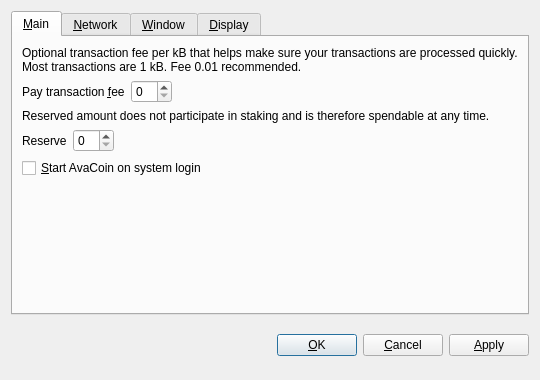
<?xml version="1.0" encoding="UTF-8"?>
<ui version="4.0">
 <class>OptionsDialog</class>
 <widget class="QDialog" name="OptionsDialog">
  <property name="geometry">
   <rect>
    <x>0</x>
    <y>0</y>
    <width>540</width>
    <height>380</height>
   </rect>
  </property>
  <property name="windowTitle">
   <string>Options</string>
  </property>
  <property name="modal">
   <bool>true</bool>
  </property>
  <layout class="QVBoxLayout" name="verticalLayout">
   <item>
    <widget class="QTabWidget" name="tabWidget">
     <property name="tabPosition">
      <enum>QTabWidget::North</enum>
     </property>
     <property name="currentIndex">
      <number>0</number>
     </property>
     <widget class="QWidget" name="tabMain">
      <attribute name="title">
       <string>&amp;Main</string>
      </attribute>
      <layout class="QVBoxLayout" name="verticalLayout_Main">
       <item>
        <widget class="QLabel" name="transactionFeeInfoLabel">
         <property name="text">
          <string>Optional transaction fee per kB that helps make sure your transactions are processed quickly. Most transactions are 1 kB. Fee 0.01 recommended.</string>
         </property>
         <property name="textFormat">
          <enum>Qt::PlainText</enum>
         </property>
         <property name="wordWrap">
          <bool>true</bool>
         </property>
        </widget>
       </item>
       <item>
        <layout class="QHBoxLayout" name="horizontalLayoutFee">
         <item>
          <widget class="QLabel" name="transactionFeeLabel">
           <property name="text">
            <string>Pay transaction &amp;fee</string>
           </property>
           <property name="textFormat">
            <enum>Qt::PlainText</enum>
           </property>
           <property name="buddy">
            <cstring>transactionFee</cstring>
           </property>
          </widget>
         </item>
         <item>
          <widget class="BitcoinAmountField" name="transactionFee"/>
         </item>
         <item>
          <spacer name="horizontalSpacerFee">
           <property name="orientation">
            <enum>Qt::Horizontal</enum>
           </property>
           <property name="sizeHint" stdset="0">
            <size>
             <width>40</width>
             <height>20</height>
            </size>
           </property>
          </spacer>
         </item>
        </layout>
       </item>
       <item>
        <widget class="QLabel" name="reserveBalanceInfoLabel">
         <property name="text">
          <string>Reserved amount does not participate in staking and is therefore spendable at any time.</string>
         </property>
         <property name="textFormat">
          <enum>Qt::PlainText</enum>
         </property>
         <property name="wordWrap">
          <bool>true</bool>
         </property>
        </widget>
       </item>
       <item>
        <layout class="QHBoxLayout" name="horizontalLayoutReserveBalance">
         <item>
          <widget class="QLabel" name="reserveBalanceLabel">
           <property name="text">
            <string>Reserve</string>
           </property>
           <property name="textFormat">
            <enum>Qt::PlainText</enum>
           </property>
           <property name="buddy">
            <cstring>reserveBalance</cstring>
           </property>
          </widget>
         </item>
         <item>
          <widget class="BitcoinAmountField" name="reserveBalance"/>
         </item>
         <item>
          <spacer name="horizontalSpacerReserveBalance">
           <property name="orientation">
            <enum>Qt::Horizontal</enum>
           </property>
           <property name="sizeHint" stdset="0">
            <size>
             <width>40</width>
             <height>20</height>
            </size>
           </property>
          </spacer>
         </item>
        </layout>
       </item>
       <item>
        <widget class="QCheckBox" name="bitcoinAtStartup">
         <property name="toolTip">
          <string>Automatically start AvaCoin after logging in to the system.</string>
         </property>
         <property name="text">
          <string>&amp;Start AvaCoin on system login</string>
         </property>
        </widget>
       </item>
       <item>
        <spacer name="verticalSpacer_Main">
         <property name="orientation">
          <enum>Qt::Vertical</enum>
         </property>
         <property name="sizeHint" stdset="0">
          <size>
           <width>20</width>
           <height>40</height>
          </size>
         </property>
        </spacer>
       </item>
      </layout>
     </widget>
     <widget class="QWidget" name="tabNetwork">
      <attribute name="title">
       <string>&amp;Network</string>
      </attribute>
      <layout class="QVBoxLayout" name="verticalLayout_Network">
       <item>
        <widget class="QCheckBox" name="mapPortUpnp">
         <property name="toolTip">
          <string>Automatically open the AvaCoin client port on the router. This only works when your router supports UPnP and it is enabled.</string>
         </property>
         <property name="text">
          <string>Map port using &amp;UPnP</string>
         </property>
        </widget>
       </item>
       <item>
        <widget class="QCheckBox" name="connectSocks">
         <property name="toolTip">
          <string>Connect to the AvaCoin network through a SOCKS proxy (e.g. when connecting through Tor).</string>
         </property>
         <property name="text">
          <string>&amp;Connect through SOCKS proxy:</string>
         </property>
        </widget>
       </item>
       <item>
        <layout class="QHBoxLayout" name="horizontalLayout_Network">
         <item>
          <widget class="QLabel" name="proxyIpLabel">
           <property name="text">
            <string>Proxy &amp;IP:</string>
           </property>
           <property name="textFormat">
            <enum>Qt::PlainText</enum>
           </property>
           <property name="buddy">
            <cstring>proxyIp</cstring>
           </property>
          </widget>
         </item>
         <item>
          <widget class="QValidatedLineEdit" name="proxyIp">
           <property name="maximumSize">
            <size>
             <width>140</width>
             <height>16777215</height>
            </size>
           </property>
           <property name="toolTip">
            <string>IP address of the proxy (e.g. 127.0.0.1)</string>
           </property>
          </widget>
         </item>
         <item>
          <widget class="QLabel" name="proxyPortLabel">
           <property name="text">
            <string>&amp;Port:</string>
           </property>
           <property name="textFormat">
            <enum>Qt::PlainText</enum>
           </property>
           <property name="buddy">
            <cstring>proxyPort</cstring>
           </property>
          </widget>
         </item>
         <item>
          <widget class="QLineEdit" name="proxyPort">
           <property name="maximumSize">
            <size>
             <width>55</width>
             <height>16777215</height>
            </size>
           </property>
           <property name="toolTip">
            <string>Port of the proxy (e.g. 9050)</string>
           </property>
          </widget>
         </item>
         <item>
          <widget class="QLabel" name="socksVersionLabel">
           <property name="text">
            <string>SOCKS &amp;Version:</string>
           </property>
           <property name="textFormat">
            <enum>Qt::PlainText</enum>
           </property>
           <property name="buddy">
            <cstring>socksVersion</cstring>
           </property>
          </widget>
         </item>
         <item>
          <widget class="QValueComboBox" name="socksVersion">
           <property name="toolTip">
            <string>SOCKS version of the proxy (e.g. 5)</string>
           </property>
          </widget>
         </item>
         <item>
          <spacer name="horizontalSpacer_Network">
           <property name="orientation">
            <enum>Qt::Horizontal</enum>
           </property>
           <property name="sizeHint" stdset="0">
            <size>
             <width>40</width>
             <height>20</height>
            </size>
           </property>
          </spacer>
         </item>
        </layout>
       </item>
       <item>
        <spacer name="verticalSpacer_Network">
         <property name="orientation">
          <enum>Qt::Vertical</enum>
         </property>
         <property name="sizeHint" stdset="0">
          <size>
           <width>20</width>
           <height>40</height>
          </size>
         </property>
        </spacer>
       </item>
      </layout>
     </widget>
     <widget class="QWidget" name="tabWindow">
      <attribute name="title">
       <string>&amp;Window</string>
      </attribute>
      <layout class="QVBoxLayout" name="verticalLayout_Window">
       <item>
        <widget class="QCheckBox" name="minimizeToTray">
         <property name="toolTip">
          <string>Show only a tray icon after minimizing the window.</string>
         </property>
         <property name="text">
          <string>&amp;Minimize to the tray instead of the taskbar</string>
         </property>
        </widget>
       </item>
       <item>
        <widget class="QCheckBox" name="minimizeOnClose">
         <property name="toolTip">
          <string>Minimize instead of exit the application when the window is closed. When this option is enabled, the application will be closed only after selecting Quit in the menu.</string>
         </property>
         <property name="text">
          <string>M&amp;inimize on close</string>
         </property>
        </widget>
       </item>
       <item>
        <spacer name="verticalSpacer_Window">
         <property name="orientation">
          <enum>Qt::Vertical</enum>
         </property>
         <property name="sizeHint" stdset="0">
          <size>
           <width>20</width>
           <height>40</height>
          </size>
         </property>
        </spacer>
       </item>
      </layout>
     </widget>
     <widget class="QWidget" name="tabDisplay">
      <attribute name="title">
       <string>&amp;Display</string>
      </attribute>
      <layout class="QVBoxLayout" name="verticalLayout_Display">
       <item>
        <layout class="QHBoxLayout" name="horizontalLayout_1_Display">
         <item>
          <widget class="QLabel" name="langLabel">
           <property name="text">
            <string>User Interface &amp;language:</string>
           </property>
           <property name="textFormat">
            <enum>Qt::PlainText</enum>
           </property>
           <property name="buddy">
            <cstring>lang</cstring>
           </property>
          </widget>
         </item>
         <item>
          <widget class="QValueComboBox" name="lang">
           <property name="toolTip">
            <string>The user interface language can be set here. This setting will take effect after restarting AvaCoin.</string>
           </property>
          </widget>
         </item>
        </layout>
       </item>
       <item>
        <layout class="QHBoxLayout" name="horizontalLayout_2_Display">
         <item>
          <widget class="QLabel" name="unitLabel">
           <property name="text">
            <string>&amp;Unit to show amounts in:</string>
           </property>
           <property name="textFormat">
            <enum>Qt::PlainText</enum>
           </property>
           <property name="buddy">
            <cstring>unit</cstring>
           </property>
          </widget>
         </item>
         <item>
          <widget class="QValueComboBox" name="unit">
           <property name="toolTip">
            <string>Choose the default subdivision unit to show in the interface and when sending coins.</string>
           </property>
          </widget>
         </item>
        </layout>
       </item>
       <item>
        <widget class="QCheckBox" name="displayAddresses">
         <property name="toolTip">
          <string>Whether to show AvaCoin addresses in the transaction list or not.</string>
         </property>
         <property name="text">
          <string>&amp;Display addresses in transaction list</string>
         </property>
        </widget>
       </item>
       <item>
        <widget class="QCheckBox" name="coinControlFeatures">
         <property name="toolTip">
          <string>Whether to show coin control features or not.</string>
         </property>
         <property name="text">
          <string>Display coin &amp;control features (experts only!)</string>
         </property>
        </widget>
       </item>
       <item>
        <spacer name="verticalSpacer_Display">
         <property name="orientation">
          <enum>Qt::Vertical</enum>
         </property>
         <property name="sizeHint" stdset="0">
          <size>
           <width>20</width>
           <height>40</height>
          </size>
         </property>
        </spacer>
       </item>
      </layout>
     </widget>
    </widget>
   </item>
   <item>
    <layout class="QHBoxLayout" name="horizontalLayout_Buttons">
     <item>
      <spacer name="horizontalSpacer_1">
       <property name="orientation">
        <enum>Qt::Horizontal</enum>
       </property>
       <property name="sizeHint" stdset="0">
        <size>
         <width>40</width>
         <height>48</height>
        </size>
       </property>
      </spacer>
     </item>
     <item>
      <widget class="QLabel" name="statusLabel">
       <property name="font">
        <font>
         <weight>75</weight>
         <bold>true</bold>
        </font>
       </property>
       <property name="text">
        <string/>
       </property>
       <property name="textFormat">
        <enum>Qt::PlainText</enum>
       </property>
       <property name="wordWrap">
        <bool>true</bool>
       </property>
      </widget>
     </item>
     <item>
      <spacer name="horizontalSpacer_2">
       <property name="orientation">
        <enum>Qt::Horizontal</enum>
       </property>
       <property name="sizeHint" stdset="0">
        <size>
         <width>40</width>
         <height>48</height>
        </size>
       </property>
      </spacer>
     </item>
     <item>
      <widget class="QPushButton" name="okButton">
       <property name="text">
        <string>&amp;OK</string>
       </property>
      </widget>
     </item>
     <item>
      <widget class="QPushButton" name="cancelButton">
       <property name="text">
        <string>&amp;Cancel</string>
       </property>
       <property name="autoDefault">
        <bool>false</bool>
       </property>
      </widget>
     </item>
     <item>
      <widget class="QPushButton" name="applyButton">
       <property name="text">
        <string>&amp;Apply</string>
       </property>
       <property name="autoDefault">
        <bool>false</bool>
       </property>
      </widget>
     </item>
    </layout>
   </item>
  </layout>
 </widget>
 <customwidgets>
  <customwidget>
   <class>BitcoinAmountField</class>
   <extends>QSpinBox</extends>
   <header>bitcoinamountfield.h</header>
  </customwidget>
  <customwidget>
   <class>QValueComboBox</class>
   <extends>QComboBox</extends>
   <header>qvaluecombobox.h</header>
  </customwidget>
  <customwidget>
   <class>QValidatedLineEdit</class>
   <extends>QLineEdit</extends>
   <header>qvalidatedlineedit.h</header>
  </customwidget>
 </customwidgets>
 <resources/>
 <connections/>
</ui>
